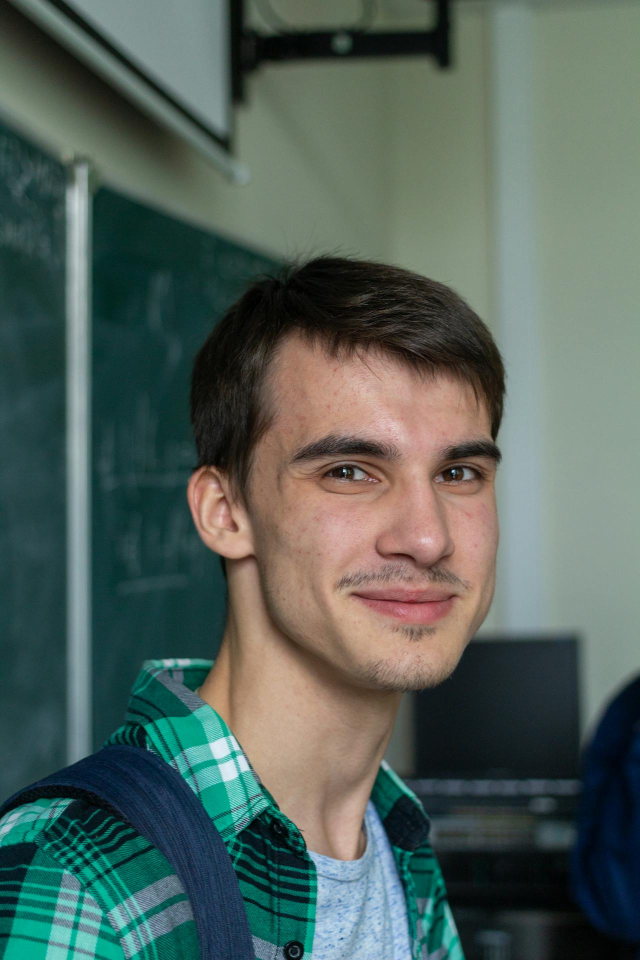
#> input picture Number-2-Face-Attendance-Haar-Cascade/sample-images/register.jpg, 1280 x 1920 px (shown at 1/2 size)
$ python -i app.py   (imports and definitions only)
#> lines starting #> are read from the running program, lines starting #| are printed output that depends on the picture
#> further down, picture is the input picture: shape (1920, 1280, 3); mean B, G, R 91.1, 97.9, 83
import cv2
import numpy as np
import streamlit as st
import tempfile

# -----------------------------
# CONFIG
# -----------------------------
# [2 lines not run here, left out]

FACE_CASCADE = cv2.CascadeClassifier(
    cv2.data.haarcascades + "haarcascade_frontalface_default.xml"
)

# [3 lines not run here, left out]

THRESHOLD = 60  # lower = stricter

# -----------------------------
# UTILITIES
# -----------------------------
def extract_face(image):
    gray = cv2.cvtColor(image, cv2.COLOR_BGR2GRAY)
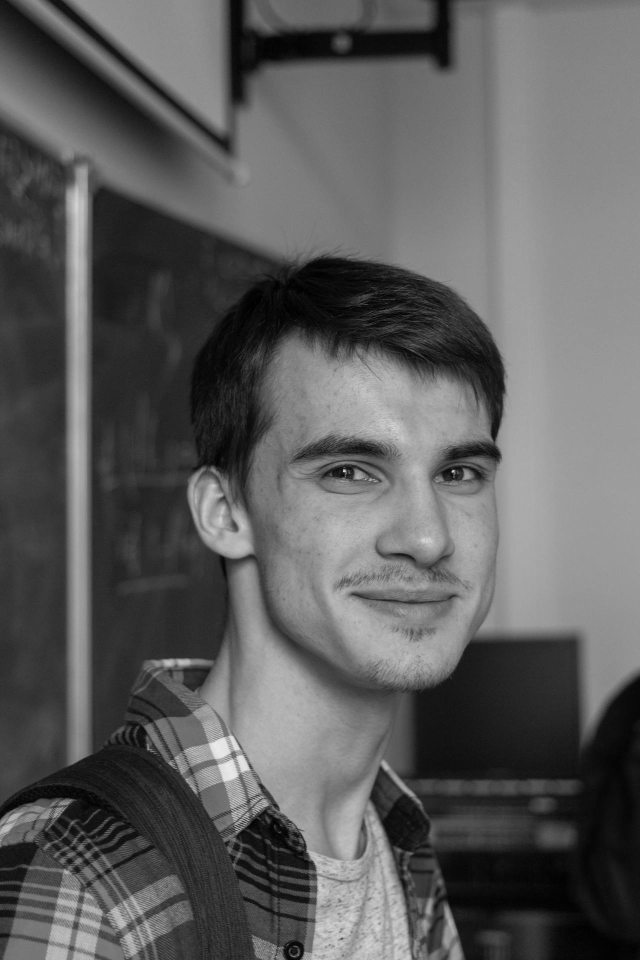
#> gray: shape (1920, 1280) (shown at 1/2 size); min 0, max 246, mean 92.7
    faces = FACE_CASCADE.detectMultiScale(gray, 1.3, 5)
#> faces = [[480, 691, 635, 635]]

    if len(faces) == 0:
        return None

    x, y, w, h = faces[0]
#> x = 480; y = 691; w = 635; h = 635
    face = gray[y:y+h, x:x+w]
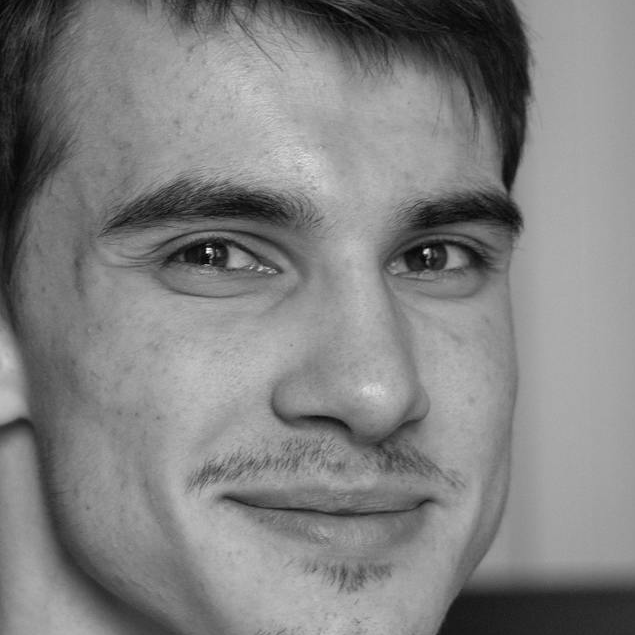
#> face: shape (635, 635); min 1, max 246, mean 129.1
    face = cv2.resize(face, (200, 200))
#> face: shape (200, 200)
    return face

def get_lbph():
    return cv2.face.LBPHFaceRecognizer_create()

# -----------------------------
# UI INPUTS
# -----------------------------
# [89 lines not run here, left out]

>>> import cv2
>>> picture = cv2.imread('sample-images/register.jpg')
>>> result = extract_face(picture)
